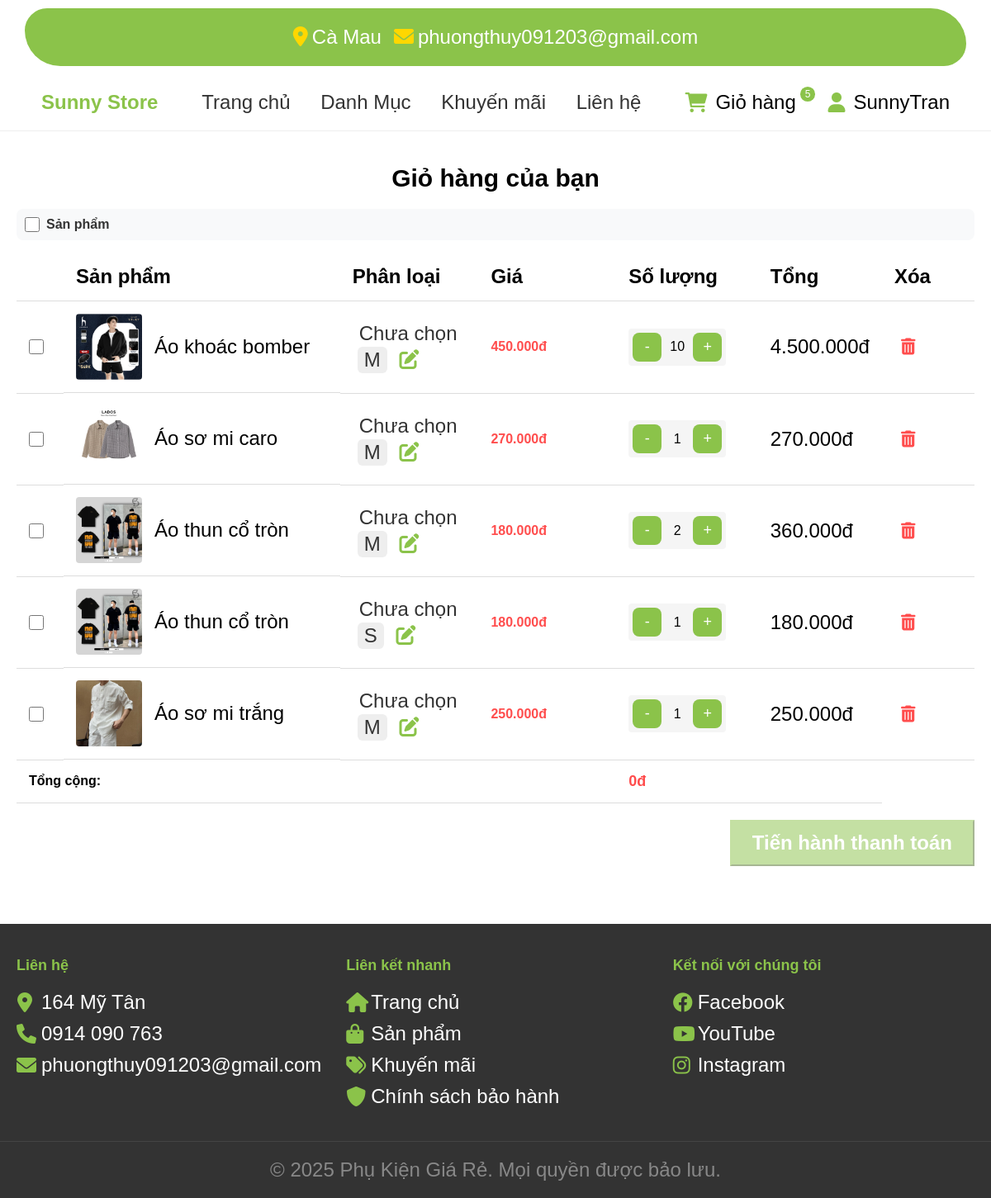
The app's page /cart.php (signed in) with its own data.
### tables this page shows
CREATE TABLE `chitietgiohang` (
  `chitietgiohangid` int(11) NOT NULL,
  `magiohang` int(11) NOT NULL,
  `masanpham` int(11) NOT NULL,
  `sizeid` int(11) NOT NULL,
  `mausacid` int(11) DEFAULT NULL,
  `soluong` int(11) NOT NULL,
  `gia` decimal(10,2) NOT NULL
);

CREATE TABLE `sanpham` (
  `sanphamid` int(11) NOT NULL,
  `tensanpham` varchar(255) NOT NULL,
  `mota` text DEFAULT NULL,
  `gia` decimal(10,2) NOT NULL,
  `madanhmuc` int(11) DEFAULT NULL,
  `makhuyenmai` int(11) DEFAULT NULL
);

CREATE TABLE `size` (
  `sizeid` int(11) NOT NULL,
  `kichco` varchar(10) NOT NULL
);

### functions.php (called while the page is built, shortened)
<?php
if (!function_exists('getProductPromotion')) {
    function getProductPromotion($conn, $productId) {
        $sql = "SELECT k.*
                FROM khuyenmai k
                JOIN sanpham_khuyenmai sk ON k.khuyenmaiid = sk.khuyenmai_id
                WHERE sk.sanpham_id = ?
                AND k.ngaybatdau <= CURRENT_TIMESTAMP
                AND k.ngayketthuc >= CURRENT_TIMESTAMP";
        $stmt = $conn->prepare($sql);
        $stmt->bind_param("i", $productId);
        $stmt->execute();
        $result = $stmt->get_result();
        return null;
    }
}
?>

### cart.php (the view, shortened to what this page needs)
<?php
require_once 'connect.php';
require_once 'functions.php';
?>
<!DOCTYPE html>
<html lang="en">
<head>
    <link href="https://cdnjs.cloudflare.com/ajax/libs/font-awesome/6.0.0/css/all.min.css" rel="stylesheet">
</head>
<body>
<?php include 'header.php'; ?>
<div class="cart-container">
    <h1 style="text-align: center; font-size: 30px; font-weight: bold;padding-bottom: 20px;">Giỏ hàng của bạn</h1>
    <?php
    $sql = "SELECT g.*, c.soluong, c.chitietgiohangid, c.masanpham, c.sizeid, c.mausacid, s.tensanpham, s.gia, h.duongdan, sz.kichco, ms.tenmau, ms.mamau
            FROM giohang g
            JOIN chitietgiohang c ON g.giohangid = c.magiohang
            JOIN sanpham s ON c.masanpham = s.sanphamid
            LEFT JOIN hinhanhsanpham h ON s.sanphamid = h.masanpham
            LEFT JOIN size sz ON c.sizeid = sz.sizeid
            LEFT JOIN mausac ms ON c.mausacid = ms.mausacid
            WHERE g.manguoidung = ?
            GROUP BY c.chitietgiohangid";
    $stmt = $conn->prepare($sql);
    $stmt->bind_param("i", $_SESSION['id']);
    $stmt->execute();
    $result = $stmt->get_result();
    if ($result->num_rows > 0): ?>
        <div class="select-all-container">
            <input type="checkbox" id="selectAll" style="width: 18px; height: 18px;">
            <label for="selectAll">Sản phẩm</label>
        </div>
        <table class="cart-table">
            <thead>
                <tr>
                    <th width="5%"></th>
                    <th width="30%">Sản phẩm</th>
                    <th width="15%">Phân loại</th>
                    <th width="15%">Giá</th>
                    <th width="15%">Số lượng</th>
                    <th width="10%">Tổng</th>
                    <th width="10%">Xóa</th>
                </tr>
            </thead>
            <tbody>
            <?php
            while ($row = $result->fetch_assoc()) {
                $promotion = getProductPromotion($conn, $row['masanpham']);
                if ($promotion) {
                    $discounted_price = calculateDiscountedPrice($row['gia'], $promotion);
                    $subtotal = $discounted_price * $row['soluong'];
                } else {
                    $subtotal = $row['gia'] * $row['soluong'];
                }
            ?>
                <tr>
                    <td>
                        <input type="checkbox" class="product-checkbox" value="<?php echo $row['chitietgiohangid']; ?>">
                    </td>
                    <td class="product-info">
                        <img src="picture/<?php echo $row['duongdan']; ?>" alt="<?php echo $row['tensanpham']; ?>">
                        <span><?php echo $row['tensanpham']; ?></span>
                    </td>
                    <td class="variant-info">
                        <span class="variant-badge" style="background:<?php echo $row['mamau']; ?>;color:#333;padding:2px 8px;border-radius:6px;display:inline-block;min-width:40px;">
                            <?php echo $row['tenmau'] ? htmlspecialchars($row['tenmau']) : 'Chưa chọn'; ?>
                        </span>
                        <span class="variant-badge" style="background:#eee;color:#333;padding:2px 8px;border-radius:6px;display:inline-block;min-width:30px;margin-left:6px;">
                            <?php echo $row['kichco'] ? htmlspecialchars($row['kichco']) : 'Chưa chọn'; ?>
                        </span>
                        <button class="edit-variant-btn" style="margin-left:8px;cursor:pointer;background:none;border:none;color:#8BC34A;font-size:16px;" onclick="openEditVariantModal(<?php echo $row['chitietgiohangid']; ?>)"><i class="fas fa-edit"></i></button>
                    </td>
                    <td class="price-info">
                        <?php if ($promotion): ?>
                            <span class="original-price"><?php echo number_format($row['gia'], 0, ',', '.'); ?>đ</span>
                            <span class="discounted-price"><?php echo number_format($discounted_price, 0, ',', '.'); ?>đ</span>
                        <?php else: ?>
                            <span class="normal-price"><?php echo number_format($row['gia'], 0, ',', '.'); ?>đ</span>
                        <?php endif; ?>
                    </td>
                    <td class="quantity-info">
                        <div class="quantity-controls">
                            <button class="quantity-btn minus" onclick="updateQuantity(<?php echo $row['chitietgiohangid']; ?>, 'decrease')" data-cart-id="<?php echo $row['chitietgiohangid']; ?>">-</button>
                            <span class="quantity" id="quantity-<?php echo $row['chitietgiohangid']; ?>"><?php echo $row['soluong']; ?></span>
                            <button class="quantity-btn plus" onclick="updateQuantity(<?php echo $row['chitietgiohangid']; ?>, 'increase')" data-cart-id="<?php echo $row['chitietgiohangid']; ?>">+</button>
                        </div>
                    </td>
                    <td class="subtotal" id="subtotal-<?php echo $row['chitietgiohangid']; ?>"><?php echo number_format($subtotal, 0, ',', '.'); ?>đ</td>
                    <td>
                        <button onclick="removeFromCart(<?php echo $row['chitietgiohangid']; ?>)" class="remove-btn" data-cart-id="<?php echo $row['chitietgiohangid']; ?>">
                            <i class="fas fa-trash-alt"></i>
                        </button>
                    </td>
                </tr>
            <?php } ?>
            </tbody>
            <tfoot>
                <tr>
                    <td colspan="4" class="total-label">Tổng cộng:</td>
                    <td colspan="2" class="total-amount">0đ</td>
                </tr>
            </tfoot>
        </table>
        <div class="cart-actions">
            <button onclick="processSelectedItems()" class="checkout-btn" id="checkoutBtn" disabled>
                <span class="btn-text">Tiến hành thanh toán</span>
            </button>
        </div>
    <?php endif; ?>
</div>
<?php include 'footer.php'; ?>
</body>
</html>

### cart.php (style rules this page uses)
* { margin: 0; padding: 0; font-size: 24px; box-sizing: border-box; font-family: Arial, sans-serif; }
.cart-container { max-width: 1350px; margin: 20px auto; padding: 20px; }
.cart-table { width: 100%; border-collapse: collapse; }
.cart-table th, .cart-table td { padding: 15px; text-align: left; border-bottom: 1px solid #ddd; vertical-align: middle; }
.product-info { display: flex; align-items: center; gap: 15px; }
.product-info img { width: 80px; height: 80px; object-fit: cover; border-radius: 4px; }
.quantity-controls { display: inline-flex; align-items: center; gap: 4px; background: #f5f5f5; padding: 5px; border-radius: 4px; }
.quantity-btn { width: 35px; height: 35px; background: #8BC34A; color: white; border: none; border-radius: 8px; cursor: pointer; font-size: 18px; transition: background 0.3s; margin: 0; padding: 0; display: flex; align-items: center; justify-content: center; }
.quantity { min-width: 30px; text-align: center; font-size: 16px; margin: 0; padding: 0; background: transparent; display: flex; align-items: center; justify-content: center; }
.discounted-price, .normal-price { color: #ff4d4d; font-weight: bold; font-size: 16px; }
.remove-btn { background: none; border: none; color: #ff4d4d; cursor: pointer; font-size: 18px; padding: 8px; transition: color 0.3s; display: flex; align-items: center; justify-content: center; }
input[type="checkbox"] { width: 18px; height: 18px; cursor: pointer; accent-color: #8BC34A; }
.total-label { text-align: right; font-weight: bold; font-size: 16px; }
.total-amount { font-weight: bold; color: #ff4d4d; font-size: 18px; }
.cart-actions { margin-top: 20px; text-align: right; }
.checkout-btn { display: inline-block; padding: 12px 25px; background-color: #8BC34A; color: white; text-decoration: none; font-weight: bold; border-color: #8BC34A; transition: background-color 0.3s; }
.fa-trash-alt { font-size: 20px; }
.select-all-container { display: flex; align-items: center; gap: 8px; margin-bottom: 15px; padding: 10px; background: #f8f9fa; border-radius: 8px; }
.select-all-container label { font-size: 16px; font-weight: bold; color: #333; cursor: pointer; }
.checkout-btn:disabled { opacity: 0.5; cursor: not-allowed; }

### header.php (style rules this page uses)
* { margin: 0; padding: 0; font-size: 24px; box-sizing: border-box; font-family: Arial, sans-serif; }

### records on screen
chitietgiohang: shows a picture, masanpham.tensanpham "Áo khoác bomber", sizeid.kichco "M", masanpham.gia "450.000", soluong "10", subtotal "4.500.000"
chitietgiohang: shows a picture, masanpham.tensanpham "Áo sơ mi caro", sizeid.kichco "M", masanpham.gia "270.000", soluong "1", subtotal "270.000"
chitietgiohang: masanpham.tensanpham "Áo thun cổ tròn", sizeid.kichco "M", masanpham.gia "180.000", soluong "2", subtotal "360.000"
chitietgiohang: masanpham.tensanpham "Áo thun cổ tròn", sizeid.kichco "S", masanpham.gia "180.000", soluong "1", subtotal "180.000"
chitietgiohang: shows a picture, masanpham.tensanpham "Áo sơ mi trắng", sizeid.kichco "M", masanpham.gia "250.000", soluong "1", subtotal "250.000"

### other values on screen
getCartItemCount($_SESSION['id']) "5"
$_SESSION['ten_dang_nhap'] "SunnyTran"
